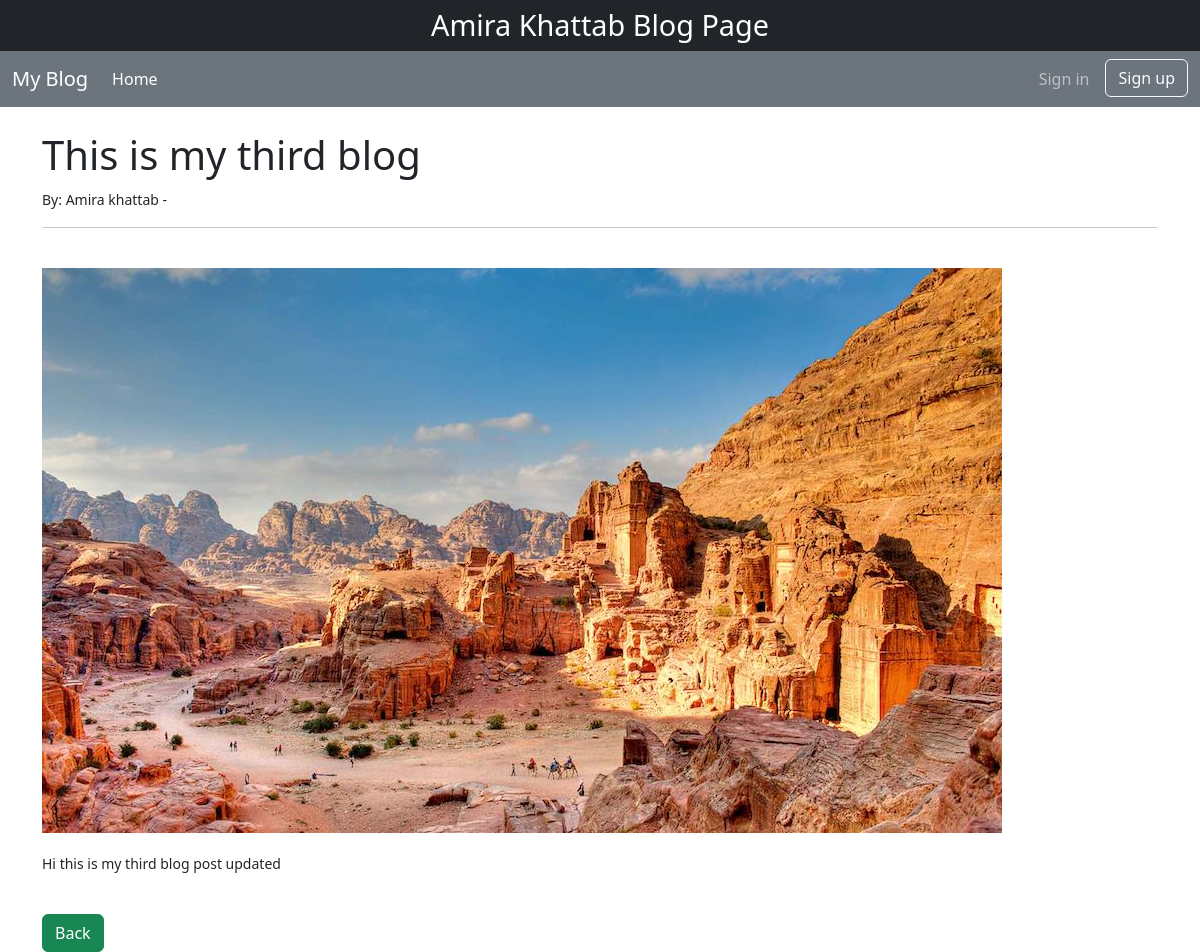
Page /article/3 on the committed database.
### theblog/models.py (models this page shows, shortened)
class Post(models.Model):
    title=models.CharField(max_length=255)
    title_blog=models.CharField(max_length=255, default="Blog")
    author= models.ForeignKey(User,on_delete=models.CASCADE)
    body=models.TextField()
    image = models.ImageField(upload_to='blog_images/', blank=True, null=True)
    date=models.DateTimeField(default=timezone.now)

### theblog/views.py (the view)
# urls.py: path('article/<int:pk>', ArticleDetailView.as_view(), name= 'article_detail'),
class ArticleDetailView(DetailView):
    model = Post
    template_name = 'article_detail.html'

### theblog/templates/article_detail.html (shortened to what this page needs)
{% extends 'base.html' %}
{% block content %}
<h1>{{ object.title }}</h1>
<small>By: {{ object.author.first_name }} {{ object.author.last_name }} -
<hr><br/>
{% if object.image %}
  <img src="{{ object.image.url }}" alt="Image for {{ object.title }}" style="max-width:100%; height:auto; margin-bottom: 20px;">
{% endif %}
<p>{{ object.body }}</p>
<br/>
<a href="{% url 'home' %}" class="btn btn-success">Back</a>
{% endblock %}

### rows in the picture
Post: title "This is my third blog", author.first_name "Amira", author.last_name "khattab", image (picture), body "Hi this is my third blog post updated"
